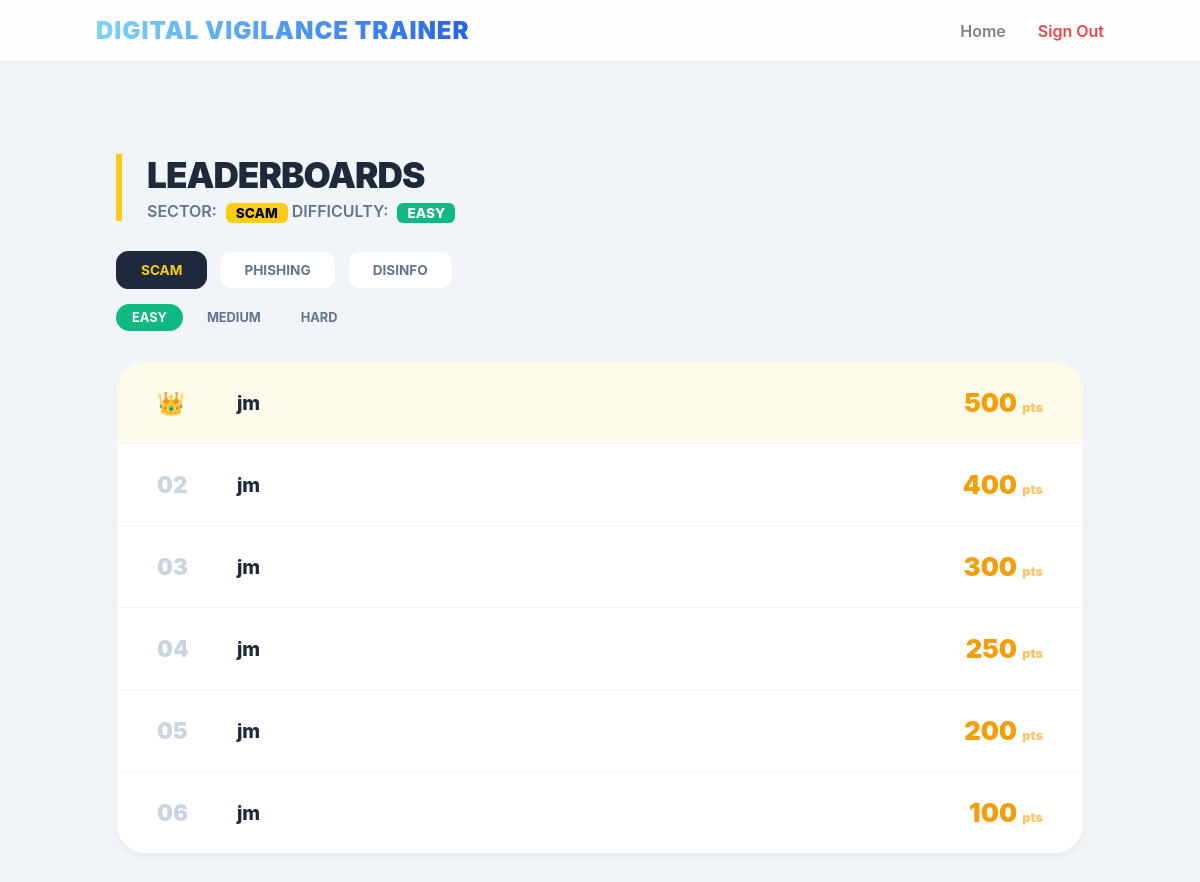
Screenshot of /leaderboard/ (signed in) with the database file from the repository.
### trainer/models.py (models this page shows, shortened)
class GameResult(models.Model):
    user = models.ForeignKey(User, on_delete=models.CASCADE)
    score = models.IntegerField()
    category = models.CharField(max_length=50)
    difficulty = models.CharField(
        max_length=10,
        choices=Scenario.DIFFICULTY_CHOICES,
        default='easy'
    )
    timestamp = models.DateTimeField(auto_now_add=True)

### trainer/views.py (the view)
# urls.py: path('leaderboard/', views.leaderboard, name='leaderboard'),
def leaderboard(request):
    cat = request.GET.get('category', 'scam')
    diff = request.GET.get('difficulty', 'easy')
    top_scores = GameResult.objects.filter(
        category=cat,
        difficulty=diff
    ).order_by('-score', '-timestamp')[:10]
    return render(request, 'trainer/leaderboard.html', {
        'top_scores': top_scores,
        'current_category': cat,
        'current_difficulty': diff,
        'categories': ['scam', 'phishing', 'disinfo'],
        'difficulties': ['easy', 'medium', 'hard'],
    })

### trainer/templates/trainer/leaderboard.html (shortened to what this page needs)
{% extends 'trainer/base.html' %}
{% block content %}
<div class="leaderboard-wrapper">
    <div class="header-section">
        <h2>Leaderboards</h2>
        <div class="sector-info">
            SECTOR: <span class="active-badge">{{ current_category|upper }}</span>
            DIFFICULTY: <span class="active-badge" style="background: #10b981; color: white;">{{ current_difficulty|upper }}</span>
        </div>
    </div>
    <div class="tabs">
        {% for cat in categories %}
            <a href="?category={{ cat }}&difficulty={{ current_difficulty }}"
               class="tab-link {% if cat == current_category %}active{% endif %}">
                {{ cat }}
            </a>
        {% endfor %}
    </div>
    <div class="difficulty-tabs">
        {% for diff in difficulties %}
            <a href="?category={{ current_category }}&difficulty={{ diff }}"
               class="diff-tab {% if diff == current_difficulty %}active-diff{% endif %}">
                {{ diff }}
            </a>
        {% endfor %}
    </div>
    <div class="ranking-card">
        {% for entry in top_scores %}
            <div class="rank-row {% if forloop.counter == 1 %}rank-1{% endif %}">
                <div class="rank-num">
                    {% if forloop.counter == 1 %}👑{% else %}{{ forloop.counter|stringformat:"02d" }}{% endif %}
                </div>
                <div class="player-name">
                    {{ entry.user.username }}
                </div>
                <div class="player-score">
                    {{ entry.score }} <small style="font-size: 0.8rem; opacity: 0.6;">pts</small>
                </div>
            </div>
        {% empty %}
            <div class="empty-msg">
                No scores recorded for this sector and difficulty yet.
            </div>
        {% endfor %}
    </div>
</div>
{% endblock %}

### trainer/templates/trainer/base.html (style rules this page uses)
:root { --grad-start: #7dd3fc; --grad-end: #2563eb; --bg-slate: #f1f5f9; --text-dark: #0f172a; }
body { margin: 0; background-color: var(--bg-slate); color: var(--text-dark); font-family: 'Inter', -apple-system, sans-serif; }

### trainer/templates/trainer/leaderboard.html (style rules this page uses)
:root { --text-dark: #1e293b; --text-muted: #64748b; --cyber-yellow: #facc15; --active-amber: #f59e0b; }
.leaderboard-wrapper { max-width: 1100px; margin: 60px auto; padding: 0 20px; font-family: 'Inter', 'Segoe UI', sans-serif; }
.header-section { margin-bottom: 30px; border-left: 6px solid var(--cyber-yellow); padding-left: 25px; }
.header-section h2 { font-size: 2.2rem; font-weight: 900; margin: 0; color: var(--text-dark); text-transform: uppercase; letter-spacing: -1px; }
.sector-info { color: var(--text-muted); font-size: 1rem; margin-top: 5px; font-weight: 600; }
.active-badge { color: #000; background: var(--cyber-yellow); padding: 2px 10px; border-radius: 6px; font-size: 0.85rem; margin-left: 5px; vertical-align: middle; font-weight: 800; }
.tabs { display: flex; gap: 12px; margin-bottom: 15px; flex-wrap: wrap; }
.tab-link { padding: 10px 24px; background: white; color: var(--text-muted); text-decoration: none; text-transform: uppercase; font-weight: 700; font-size: 0.85rem; border-radius: 12px; border: 1px solid rgba(0,0,0,0.05); transition: all 0.3s ease; }
.tab-link.active { background: var(--text-dark); color: var(--cyber-yellow); border-color: var(--text-dark); }
.difficulty-tabs { display: flex; gap: 8px; margin-bottom: 30px; }
.diff-tab { padding: 6px 16px; background: #f1f5f9; color: var(--text-muted); text-decoration: none; font-weight: 700; font-size: 0.8rem; border-radius: 20px; text-transform: uppercase; transition: 0.2s ease; }
.diff-tab.active-diff { background: #10b981; color: white; }
.ranking-card { background: white; border-radius: 30px; border: 1px solid rgba(0,0,0,0.05); overflow: hidden; box-shadow: 0 4px 6px -1px rgba(0, 0, 0, 0.05); }
.rank-row { display: grid; grid-template-columns: 80px 1fr 150px; padding: 25px 40px; border-bottom: 1px solid #f1f5f9; align-items: center; transition: all 0.2s ease; }
.rank-row:last-child { border-bottom: none; }
.rank-num { font-size: 1.4rem; font-weight: 900; color: #cbd5e1; }
.player-name { font-size: 1.2rem; font-weight: 800; color: var(--text-dark); letter-spacing: -0.3px; }
.player-score { text-align: right; color: var(--active-amber); font-size: 1.6rem; font-weight: 900; }
.rank-1 { background: #fffbeb; }
.rank-1 .rank-num { color: var(--active-amber); }

### rows the page displays
GameResult: user.username "jm", score "500"
GameResult: user.username "jm", score "400"
GameResult: user.username "jm", score "300"
GameResult: user.username "jm", score "250"
GameResult: user.username "jm", score "200"
GameResult: user.username "jm", score "100"

### other values shown
{{ current_category|upper }} "SCAM"
{{ current_difficulty|upper }} "EASY"
{{ cat }} "SCAM" "PHISHING" "DISINFO"
{{ diff }} "EASY" "MEDIUM" "HARD"
